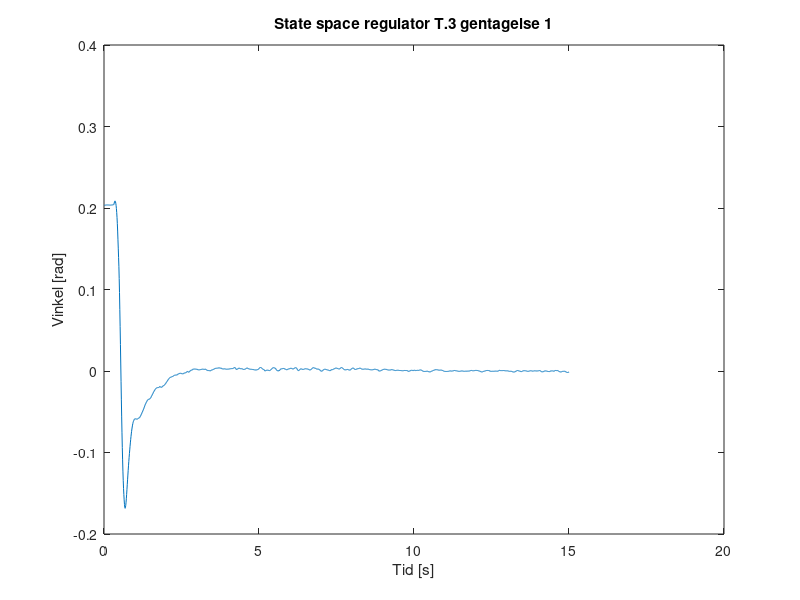

Here is the MATLAB script that generated this plot: (Note: this script raises an error after producing the figure.)
clc
clear all
close all

load('dataState.mat');

realdata=[dataState(1:22551)];

n=1500;
for i = 1:n
    tid(i) = 0.01 * i;
end


data(:,1)=realdata(51:1550);
data(:,2)=realdata(2551:4050);
data(:,3)=realdata(4401:5900);
data(:,4)=realdata(6501:8000);
data(:,5)=realdata(8651:10150);
data(:,6)=realdata(10601:12100);
data(:,7)=realdata(12601:14100);
data(:,8)=realdata(14701:16200);
data(:,9)=realdata(16701:18200);
data(:,10)=realdata(18701:20200);

for i = 1:10
    dataFilt(1,i) = data(1,i);
    dataFilt(2,i) = (data(1,i) + data(2,i))/2;
end

for i = 1:10
    for ii=1:1498
        dataFilt(ii+2,i)=(data(ii,i)+data(ii+1,i)+data(ii+2,i))/3;
    end
end


temp = zeros(10);

for i=1:10
    for ii=1001:1500
        temp(i) = temp(i) + dataFilt(ii,i);
    end
end


offset = temp/500;

for i=1:10
    figure(i);
    plot(tid,dataFilt(:,i)-offset(i));
    a=sprintf('State space regulator T.3 gentagelse %d',i);
    title(a)
    ylabel("Vinkel [rad]");
    xlabel("Tid [s]");
    yline(0.0175);
    yline(-0.0175);
end



%plot(data);

